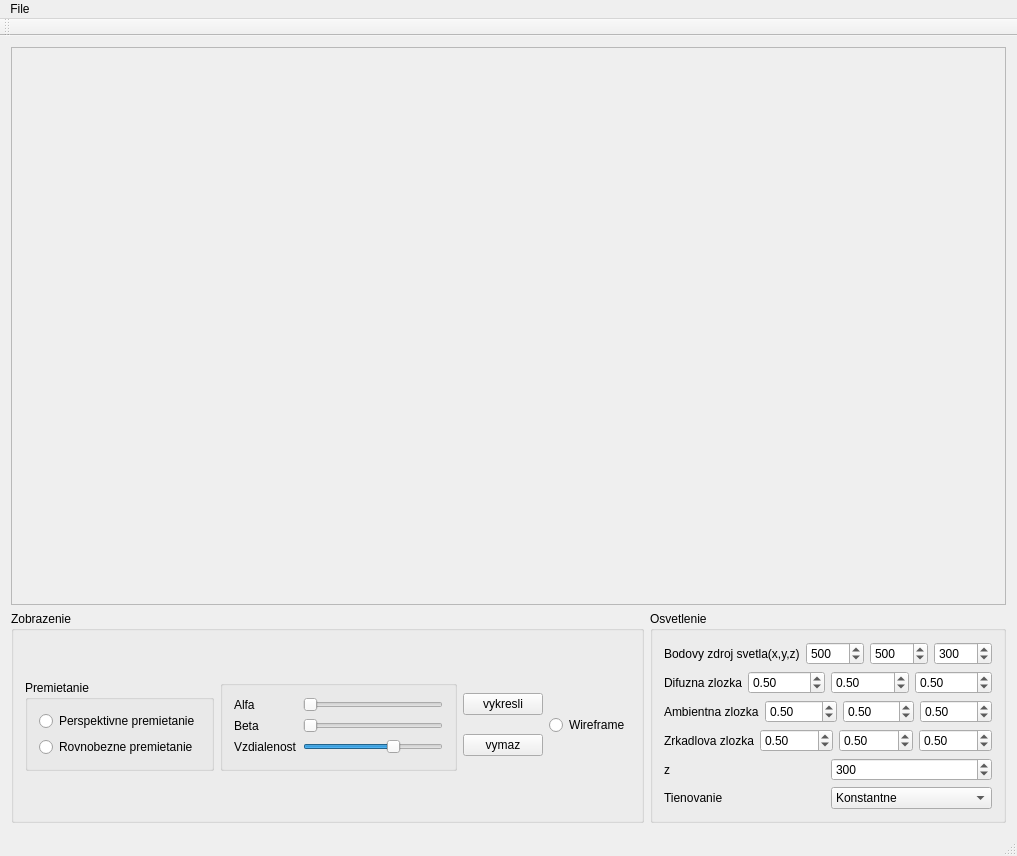
<?xml version="1.0" encoding="UTF-8"?>
<ui version="4.0">
 <class>GrafikaClass</class>
 <widget class="QMainWindow" name="GrafikaClass">
  <property name="geometry">
   <rect>
    <x>0</x>
    <y>0</y>
    <width>1017</width>
    <height>856</height>
   </rect>
  </property>
  <property name="windowTitle">
   <string>Grafika</string>
  </property>
  <widget class="QWidget" name="centralWidget">
   <layout class="QGridLayout" name="gridLayout">
    <item row="1" column="0">
     <widget class="QGroupBox" name="groupBox">
      <property name="title">
       <string>Zobrazenie</string>
      </property>
      <layout class="QGridLayout" name="gridLayout_2">
       <item row="0" column="0">
        <widget class="QGroupBox" name="groupBox_3">
         <property name="title">
          <string>Premietanie</string>
         </property>
         <layout class="QVBoxLayout" name="verticalLayout">
          <item>
           <layout class="QVBoxLayout" name="verticalLayout_3">
            <item>
             <widget class="QRadioButton" name="perspektivna">
              <property name="text">
               <string>Perspektivne premietanie</string>
              </property>
             </widget>
            </item>
            <item>
             <widget class="QRadioButton" name="rovnobezna">
              <property name="text">
               <string>Rovnobezne premietanie</string>
              </property>
             </widget>
            </item>
           </layout>
          </item>
         </layout>
        </widget>
       </item>
       <item row="0" column="1">
        <widget class="QGroupBox" name="groupBox_2">
         <property name="title">
          <string/>
         </property>
         <layout class="QGridLayout" name="gridLayout_3">
          <item row="2" column="0">
           <widget class="QLabel" name="label_3">
            <property name="text">
             <string>Beta</string>
            </property>
           </widget>
          </item>
          <item row="3" column="0">
           <widget class="QLabel" name="label">
            <property name="text">
             <string>Vzdialenost</string>
            </property>
           </widget>
          </item>
          <item row="1" column="2">
           <widget class="QSlider" name="alfa">
            <property name="maximum">
             <number>90</number>
            </property>
            <property name="orientation">
             <enum>Qt::Horizontal</enum>
            </property>
           </widget>
          </item>
          <item row="3" column="2">
           <layout class="QHBoxLayout" name="horizontalLayout">
            <item>
             <widget class="QSlider" name="vzdialenost">
              <property name="minimum">
               <number>300</number>
              </property>
              <property name="maximum">
               <number>600</number>
              </property>
              <property name="value">
               <number>500</number>
              </property>
              <property name="orientation">
               <enum>Qt::Horizontal</enum>
              </property>
             </widget>
            </item>
           </layout>
          </item>
          <item row="1" column="0">
           <widget class="QLabel" name="label_2">
            <property name="text">
             <string>Alfa</string>
            </property>
           </widget>
          </item>
          <item row="2" column="2">
           <widget class="QSlider" name="beta">
            <property name="maximum">
             <number>180</number>
            </property>
            <property name="orientation">
             <enum>Qt::Horizontal</enum>
            </property>
           </widget>
          </item>
         </layout>
        </widget>
       </item>
       <item row="0" column="2">
        <layout class="QVBoxLayout" name="verticalLayout_2">
         <item>
          <widget class="QPushButton" name="spusti">
           <property name="enabled">
            <bool>true</bool>
           </property>
           <property name="text">
            <string>vykresli</string>
           </property>
          </widget>
         </item>
         <item>
          <widget class="QPushButton" name="vymaz">
           <property name="text">
            <string>vymaz</string>
           </property>
          </widget>
         </item>
        </layout>
       </item>
       <item row="0" column="3">
        <widget class="QRadioButton" name="wireframe">
         <property name="text">
          <string>Wireframe</string>
         </property>
        </widget>
       </item>
      </layout>
     </widget>
    </item>
    <item row="1" column="1">
     <widget class="QGroupBox" name="groupBox_4">
      <property name="title">
       <string>Osvetlenie</string>
      </property>
      <layout class="QGridLayout" name="gridLayout_4">
       <item row="0" column="0">
        <layout class="QHBoxLayout" name="horizontalLayout_4">
         <item>
          <widget class="QLabel" name="label_6">
           <property name="text">
            <string>Bodovy zdroj svetla(x,y,z)</string>
           </property>
          </widget>
         </item>
         <item>
          <widget class="QSpinBox" name="xSvetlo">
           <property name="minimum">
            <number>-1000</number>
           </property>
           <property name="maximum">
            <number>1000</number>
           </property>
           <property name="singleStep">
            <number>50</number>
           </property>
           <property name="value">
            <number>500</number>
           </property>
          </widget>
         </item>
         <item>
          <widget class="QSpinBox" name="ySvetlo">
           <property name="minimum">
            <number>-1000</number>
           </property>
           <property name="maximum">
            <number>1000</number>
           </property>
           <property name="singleStep">
            <number>50</number>
           </property>
           <property name="value">
            <number>500</number>
           </property>
          </widget>
         </item>
         <item>
          <widget class="QSpinBox" name="zSvetlo">
           <property name="minimum">
            <number>-1000</number>
           </property>
           <property name="maximum">
            <number>1000</number>
           </property>
           <property name="singleStep">
            <number>50</number>
           </property>
           <property name="value">
            <number>300</number>
           </property>
          </widget>
         </item>
        </layout>
       </item>
       <item row="3" column="0">
        <layout class="QHBoxLayout" name="horizontalLayout_5">
         <item>
          <widget class="QLabel" name="label_7">
           <property name="text">
            <string>Zrkadlova zlozka</string>
           </property>
          </widget>
         </item>
         <item>
          <widget class="QDoubleSpinBox" name="zrkadlovaR">
           <property name="maximum">
            <double>1.000000000000000</double>
           </property>
           <property name="singleStep">
            <double>0.100000000000000</double>
           </property>
           <property name="value">
            <double>0.500000000000000</double>
           </property>
          </widget>
         </item>
         <item>
          <widget class="QDoubleSpinBox" name="zrkadlovaG">
           <property name="maximum">
            <double>1.000000000000000</double>
           </property>
           <property name="singleStep">
            <double>0.100000000000000</double>
           </property>
           <property name="value">
            <double>0.500000000000000</double>
           </property>
          </widget>
         </item>
         <item>
          <widget class="QDoubleSpinBox" name="zrkadlovaB">
           <property name="maximum">
            <double>1.000000000000000</double>
           </property>
           <property name="singleStep">
            <double>0.100000000000000</double>
           </property>
           <property name="value">
            <double>0.500000000000000</double>
           </property>
          </widget>
         </item>
        </layout>
       </item>
       <item row="4" column="0">
        <layout class="QHBoxLayout" name="horizontalLayout_7">
         <item>
          <widget class="QLabel" name="label_9">
           <property name="text">
            <string>z</string>
           </property>
          </widget>
         </item>
         <item>
          <widget class="QSpinBox" name="z">
           <property name="maximum">
            <number>500</number>
           </property>
           <property name="singleStep">
            <number>20</number>
           </property>
           <property name="value">
            <number>300</number>
           </property>
          </widget>
         </item>
        </layout>
       </item>
       <item row="5" column="0">
        <layout class="QHBoxLayout" name="horizontalLayout_8">
         <item>
          <widget class="QLabel" name="label_10">
           <property name="text">
            <string>Tienovanie</string>
           </property>
          </widget>
         </item>
         <item>
          <widget class="QComboBox" name="tienovanie">
           <property name="currentIndex">
            <number>0</number>
           </property>
           <item>
            <property name="text">
             <string>Konstantne</string>
            </property>
           </item>
           <item>
            <property name="text">
             <string>Gouradovo</string>
            </property>
           </item>
          </widget>
         </item>
        </layout>
       </item>
       <item row="2" column="0">
        <layout class="QHBoxLayout" name="horizontalLayout_6">
         <item>
          <widget class="QLabel" name="label_8">
           <property name="text">
            <string>Ambientna zlozka</string>
           </property>
          </widget>
         </item>
         <item>
          <widget class="QDoubleSpinBox" name="ambientnaR">
           <property name="maximum">
            <double>1.000000000000000</double>
           </property>
           <property name="singleStep">
            <double>0.100000000000000</double>
           </property>
           <property name="value">
            <double>0.500000000000000</double>
           </property>
          </widget>
         </item>
         <item>
          <widget class="QDoubleSpinBox" name="ambientnaG">
           <property name="maximum">
            <double>1.000000000000000</double>
           </property>
           <property name="singleStep">
            <double>0.100000000000000</double>
           </property>
           <property name="value">
            <double>0.500000000000000</double>
           </property>
          </widget>
         </item>
         <item>
          <widget class="QDoubleSpinBox" name="ambientnaB">
           <property name="maximum">
            <double>1.000000000000000</double>
           </property>
           <property name="singleStep">
            <double>0.100000000000000</double>
           </property>
           <property name="value">
            <double>0.500000000000000</double>
           </property>
          </widget>
         </item>
        </layout>
       </item>
       <item row="1" column="0">
        <layout class="QHBoxLayout" name="horizontalLayout_3">
         <item>
          <widget class="QLabel" name="label_5">
           <property name="text">
            <string>Difuzna zlozka</string>
           </property>
          </widget>
         </item>
         <item>
          <widget class="QDoubleSpinBox" name="difuznaR">
           <property name="maximum">
            <double>1.000000000000000</double>
           </property>
           <property name="singleStep">
            <double>0.100000000000000</double>
           </property>
           <property name="value">
            <double>0.500000000000000</double>
           </property>
          </widget>
         </item>
         <item>
          <widget class="QDoubleSpinBox" name="difuznaG">
           <property name="maximum">
            <double>1.000000000000000</double>
           </property>
           <property name="singleStep">
            <double>0.100000000000000</double>
           </property>
           <property name="value">
            <double>0.500000000000000</double>
           </property>
          </widget>
         </item>
         <item>
          <widget class="QDoubleSpinBox" name="difuznaB">
           <property name="maximum">
            <double>1.000000000000000</double>
           </property>
           <property name="singleStep">
            <double>0.100000000000000</double>
           </property>
           <property name="value">
            <double>0.500000000000000</double>
           </property>
          </widget>
         </item>
        </layout>
       </item>
      </layout>
     </widget>
    </item>
    <item row="0" column="0" colspan="2">
     <widget class="QScrollArea" name="scrollArea">
      <property name="widgetResizable">
       <bool>true</bool>
      </property>
      <widget class="QWidget" name="scrollAreaWidgetContents">
       <property name="geometry">
        <rect>
         <x>0</x>
         <y>0</y>
         <width>997</width>
         <height>582</height>
        </rect>
       </property>
      </widget>
     </widget>
    </item>
   </layout>
  </widget>
  <widget class="QMenuBar" name="menuBar">
   <property name="geometry">
    <rect>
     <x>0</x>
     <y>0</y>
     <width>1017</width>
     <height>21</height>
    </rect>
   </property>
   <widget class="QMenu" name="menuFile">
    <property name="title">
     <string>File</string>
    </property>
    <addaction name="actionSave"/>
   </widget>
   <addaction name="menuFile"/>
  </widget>
  <widget class="QToolBar" name="mainToolBar">
   <attribute name="toolBarArea">
    <enum>TopToolBarArea</enum>
   </attribute>
   <attribute name="toolBarBreak">
    <bool>false</bool>
   </attribute>
  </widget>
  <widget class="QStatusBar" name="statusBar"/>
  <action name="actionSave">
   <property name="text">
    <string>Save</string>
   </property>
  </action>
 </widget>
 <layoutdefault spacing="6" margin="11"/>
 <resources>
  <include location="Grafika.qrc"/>
 </resources>
 <connections>
  <connection>
   <sender>spusti</sender>
   <signal>clicked()</signal>
   <receiver>GrafikaClass</receiver>
   <slot>vykresli()</slot>
   <hints>
    <hint type="sourcelabel">
     <x>1008</x>
     <y>550</y>
    </hint>
    <hint type="destinationlabel">
     <x>123</x>
     <y>353</y>
    </hint>
   </hints>
  </connection>
  <connection>
   <sender>vymaz</sender>
   <signal>clicked()</signal>
   <receiver>GrafikaClass</receiver>
   <slot>vymaz()</slot>
   <hints>
    <hint type="sourcelabel">
     <x>1008</x>
     <y>599</y>
    </hint>
    <hint type="destinationlabel">
     <x>242</x>
     <y>455</y>
    </hint>
   </hints>
  </connection>
 </connections>
 <slots>
  <slot>vykresli()</slot>
  <slot>vymaz()</slot>
  <slot>vsmere()</slot>
  <slot>protismeru()</slot>
  <slot>scalep()</slot>
  <slot>scalem()</slot>
  <slot>preklopenie()</slot>
  <slot>skoseniex()</slot>
  <slot>skoseniey()</slot>
  <slot>farba()</slot>
 </slots>
</ui>
